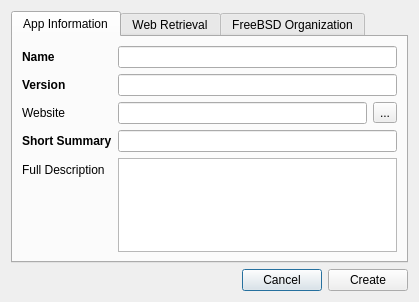
<?xml version="1.0" encoding="UTF-8"?>
<ui version="4.0">
 <class>NewPortWizard</class>
 <widget class="QDialog" name="NewPortWizard">
  <property name="geometry">
   <rect>
    <x>0</x>
    <y>0</y>
    <width>419</width>
    <height>302</height>
   </rect>
  </property>
  <property name="windowTitle">
   <string>New Port</string>
  </property>
  <property name="windowIcon">
   <iconset resource="EasyPort.qrc">
    <normaloff>:/icons/new.png</normaloff>:/icons/new.png</iconset>
  </property>
  <layout class="QVBoxLayout" name="verticalLayout">
   <item>
    <widget class="QTabWidget" name="tabWidget">
     <property name="currentIndex">
      <number>0</number>
     </property>
     <widget class="QWidget" name="tab">
      <attribute name="title">
       <string>App Information</string>
      </attribute>
      <layout class="QFormLayout" name="formLayout">
       <item row="0" column="0">
        <widget class="QLabel" name="label">
         <property name="font">
          <font>
           <weight>75</weight>
           <bold>true</bold>
          </font>
         </property>
         <property name="text">
          <string>Name</string>
         </property>
        </widget>
       </item>
       <item row="0" column="1">
        <widget class="QLineEdit" name="line_name">
         <property name="whatsThis">
          <string notr="true"/>
         </property>
        </widget>
       </item>
       <item row="1" column="0">
        <widget class="QLabel" name="label_2">
         <property name="font">
          <font>
           <weight>75</weight>
           <bold>true</bold>
          </font>
         </property>
         <property name="text">
          <string>Version</string>
         </property>
        </widget>
       </item>
       <item row="1" column="1">
        <widget class="QLineEdit" name="line_version"/>
       </item>
       <item row="2" column="0">
        <widget class="QLabel" name="label_10">
         <property name="text">
          <string>Website</string>
         </property>
        </widget>
       </item>
       <item row="2" column="1">
        <layout class="QHBoxLayout" name="horizontalLayout_5">
         <item>
          <widget class="QLineEdit" name="line_website"/>
         </item>
         <item>
          <widget class="QToolButton" name="tool_website">
           <property name="toolTip">
            <string>Try to open the website in a browser</string>
           </property>
           <property name="text">
            <string>...</string>
           </property>
           <property name="icon">
            <iconset resource="EasyPort.qrc">
             <normaloff>:/icons/search.png</normaloff>:/icons/search.png</iconset>
           </property>
          </widget>
         </item>
        </layout>
       </item>
       <item row="3" column="0">
        <widget class="QLabel" name="label_6">
         <property name="font">
          <font>
           <weight>75</weight>
           <bold>true</bold>
          </font>
         </property>
         <property name="text">
          <string>Short Summary</string>
         </property>
        </widget>
       </item>
       <item row="3" column="1">
        <widget class="QLineEdit" name="line_summary"/>
       </item>
       <item row="4" column="0">
        <widget class="QLabel" name="label_5">
         <property name="text">
          <string>Full Description</string>
         </property>
        </widget>
       </item>
       <item row="4" column="1">
        <widget class="QPlainTextEdit" name="text_description"/>
       </item>
      </layout>
     </widget>
     <widget class="QWidget" name="tab_2">
      <attribute name="title">
       <string>Web Retrieval</string>
      </attribute>
      <layout class="QFormLayout" name="formLayout_2">
       <item row="1" column="0">
        <widget class="QLabel" name="label_4">
         <property name="font">
          <font>
           <weight>75</weight>
           <bold>true</bold>
          </font>
         </property>
         <property name="text">
          <string>Master Site</string>
         </property>
        </widget>
       </item>
       <item row="1" column="1">
        <layout class="QHBoxLayout" name="horizontalLayout_3">
         <item>
          <widget class="QLineEdit" name="line_mastersite"/>
         </item>
         <item>
          <widget class="QToolButton" name="tool_mastersite">
           <property name="text">
            <string>...</string>
           </property>
           <property name="icon">
            <iconset resource="EasyPort.qrc">
             <normaloff>:/icons/info.png</normaloff>:/icons/info.png</iconset>
           </property>
           <property name="popupMode">
            <enum>QToolButton::InstantPopup</enum>
           </property>
          </widget>
         </item>
        </layout>
       </item>
       <item row="2" column="0">
        <widget class="QLabel" name="label_8">
         <property name="text">
          <string>Site Subdirectory</string>
         </property>
        </widget>
       </item>
       <item row="2" column="1">
        <widget class="QLineEdit" name="line_masterSub"/>
       </item>
       <item row="3" column="0">
        <widget class="QLabel" name="label_9">
         <property name="text">
          <string>Distributed Filename</string>
         </property>
        </widget>
       </item>
       <item row="3" column="1">
        <layout class="QHBoxLayout" name="horizontalLayout_4">
         <item>
          <widget class="QLineEdit" name="line_distfile"/>
         </item>
         <item>
          <widget class="QToolButton" name="tool_distfile">
           <property name="text">
            <string>...</string>
           </property>
           <property name="icon">
            <iconset resource="EasyPort.qrc">
             <normaloff>:/icons/info.png</normaloff>:/icons/info.png</iconset>
           </property>
           <property name="popupMode">
            <enum>QToolButton::InstantPopup</enum>
           </property>
          </widget>
         </item>
        </layout>
       </item>
      </layout>
     </widget>
     <widget class="QWidget" name="tab_3">
      <attribute name="title">
       <string>FreeBSD Organization</string>
      </attribute>
      <layout class="QFormLayout" name="formLayout_3">
       <item row="0" column="0">
        <widget class="QLabel" name="label_7">
         <property name="font">
          <font>
           <weight>75</weight>
           <bold>true</bold>
          </font>
         </property>
         <property name="text">
          <string>Maintainer</string>
         </property>
        </widget>
       </item>
       <item row="0" column="1">
        <widget class="QLineEdit" name="line_maintainer">
         <property name="placeholderText">
          <string notr="true">sample@emailclient.net</string>
         </property>
        </widget>
       </item>
       <item row="1" column="0">
        <widget class="QLabel" name="label_3">
         <property name="font">
          <font>
           <weight>75</weight>
           <bold>true</bold>
          </font>
         </property>
         <property name="text">
          <string>Category</string>
         </property>
        </widget>
       </item>
       <item row="1" column="1">
        <layout class="QHBoxLayout" name="horizontalLayout_2">
         <item>
          <widget class="QLineEdit" name="line_category"/>
         </item>
         <item>
          <widget class="QToolButton" name="tool_category">
           <property name="text">
            <string>...</string>
           </property>
           <property name="icon">
            <iconset resource="EasyPort.qrc">
             <normaloff>:/icons/info.png</normaloff>:/icons/info.png</iconset>
           </property>
           <property name="popupMode">
            <enum>QToolButton::InstantPopup</enum>
           </property>
          </widget>
         </item>
        </layout>
       </item>
      </layout>
     </widget>
    </widget>
   </item>
   <item>
    <layout class="QHBoxLayout" name="horizontalLayout">
     <item>
      <spacer name="horizontalSpacer">
       <property name="orientation">
        <enum>Qt::Horizontal</enum>
       </property>
       <property name="sizeHint" stdset="0">
        <size>
         <width>40</width>
         <height>20</height>
        </size>
       </property>
      </spacer>
     </item>
     <item>
      <widget class="QPushButton" name="push_cancel">
       <property name="text">
        <string>Cancel</string>
       </property>
       <property name="icon">
        <iconset resource="EasyPort.qrc">
         <normaloff>:/icons/cancel.png</normaloff>:/icons/cancel.png</iconset>
       </property>
      </widget>
     </item>
     <item>
      <widget class="QPushButton" name="push_create">
       <property name="text">
        <string>Create</string>
       </property>
       <property name="icon">
        <iconset resource="EasyPort.qrc">
         <normaloff>:/icons/plus.png</normaloff>:/icons/plus.png</iconset>
       </property>
      </widget>
     </item>
    </layout>
   </item>
  </layout>
 </widget>
 <resources>
  <include location="EasyPort.qrc"/>
 </resources>
 <connections/>
</ui>
